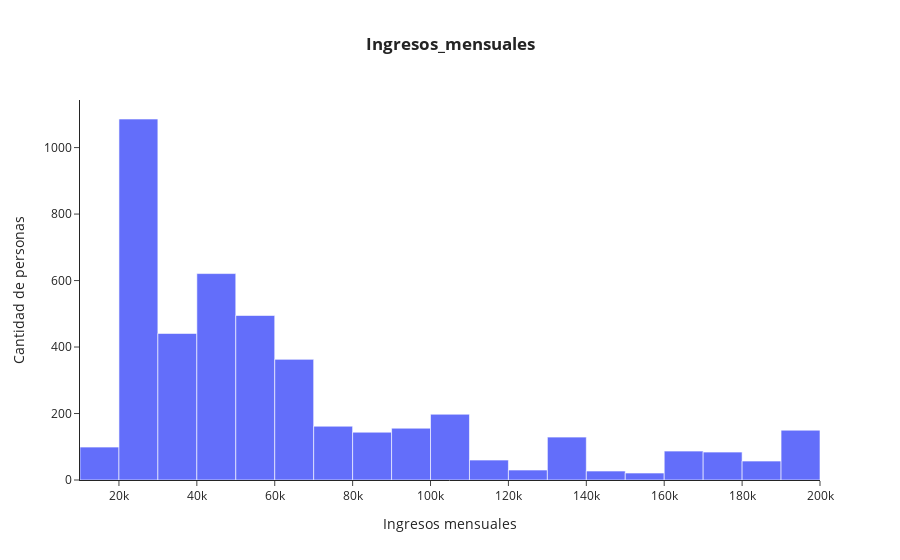

Notebook cell for this chart:
### Markdown cell above
###INGRESOS MENSUALES

### Code cell
base = tabla.groupby(['ingresos_mensuales'])[['distancia_domicilio']].count().reset_index().sort_values('distancia_domicilio', ascending = False).rename(columns ={'distancia_domicilio':'count'})

# crear gráfica
fig = px.histogram(base, x='ingresos_mensuales', y='count', title ='<b>Ingresos_mensuales<b>')

# agregar detalles a la gráfica
fig.update_layout(
    xaxis_title = 'Ingresos mensuales',
    yaxis_title = 'Cantidad de personas',
    template = 'simple_white',
    title_x = 0.5)

fig.show()

### Figure 1 — Plotly figure (JSON) as saved in the notebook; plotly's stock layout.template omitted (floating-point values rounded to 4 significant figures; data arrays with more than 128 entries replaced by an {"elided": "..."} marker saying what was removed)
{"data": [{"alignmentgroup": "True", "bingroup": "x", "histfunc": "sum", "hovertemplate": "ingresos_mensuales=%{x}<br>sum of count=%{y}<extra></extra>", "legendgroup": "", "marker": {"color": "#636efa", "pattern": {"shape": ""}}, "name": "", "offsetgroup": "", "orientation": "v", "showlegend": false, "type": "histogram", "x": {"elided": "1349 int values"}, "xaxis": "x", "y": {"elided": "1349 int values"}, "yaxis": "y"}], "layout": {"barmode": "relative", "legend": {"tracegroupgap": 0}, "title": {"text": "<b>Ingresos_mensuales<b>", "x": 0.5}, "xaxis": {"anchor": "y", "domain": [0, 1], "title": {"text": "Ingresos mensuales"}}, "yaxis": {"anchor": "x", "domain": [0, 1], "title": {"text": "Cantidad de personas"}}}}
